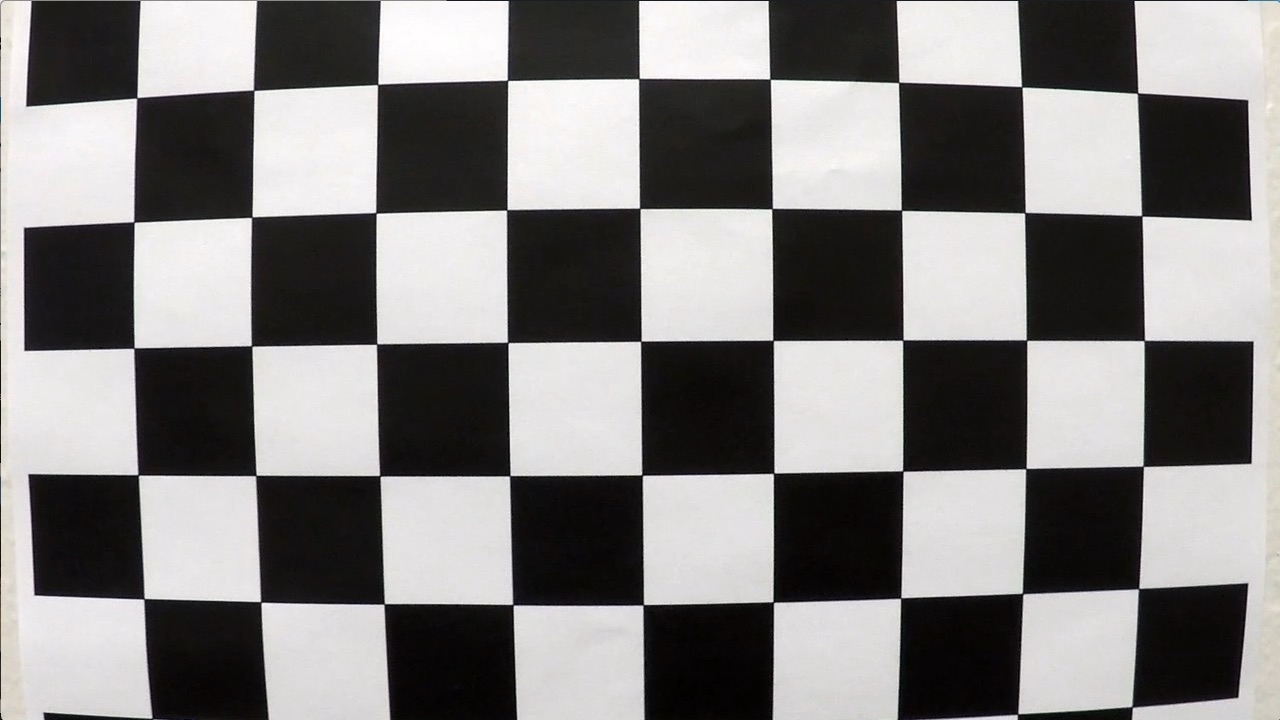
#> input picture camera_cal/calibration1.jpg, 1280 x 720 px; its folder holds only this picture in this run
$ jupyter execute --allow-errors Trial_Project2Submission.ipynb   (shell and % lines are left out)   (older library calls are emulated)
#> lines starting #> are read from the running program, lines starting #| are printed output that depends on the picture; after the words box and inside, x2 and y2 are one past the last pixel; in counts of white or black regions, pixels touching at a corner belong together
This is the project 2 submission code

[cell 1]
import numpy as np
import cv2
import glob
import matplotlib.pyplot as plt

[cell 2]
#THIS IS FPR CAMERA CALIBRATION
# prepare object points, like (0,0,0), (1,0,0), (2,0,0) ....,(6,5,0)
objp = np.zeros((6*9,3), np.float32)
objp[:,:2] = np.mgrid[0:9, 0:6].T.reshape(-1,2)

# Arrays to store object points and image points from all the images.
objpoints = [] # 3d points in real world space
imgpoints = [] # 2d points in image plane.

# Make a list of calibration images
images = glob.glob('camera_cal/calibration*.jpg')

# Step through the list and search for chessboard corners
for idx, fname in enumerate(images):
    img = cv2.imread(fname)
#> img is the input picture: shape (720, 1280, 3); mean B, G, R 127.8, 128.4, 130.1
    gray = cv2.cvtColor(img, cv2.COLOR_BGR2GRAY)

    # Find the chessboard corners
    ret, corners = cv2.findChessboardCorners(gray, (9,6), None)
#> ret = False; corners = None

    # If found, add object points, image points
    if ret == True:
        objpoints.append(objp)
        imgpoints.append(corners)

        # Draw and display the corners
        cv2.drawChessboardCorners(img, (9,6), corners, ret)
        #write_name = 'corners_found'+str(idx)+'.jpg'
        #cv2.imwrite(write_name, img)
        cv2.imshow('img', img)
        cv2.waitKey(500)

cv2.destroyAllWindows()

[cell 3]
#VISULAZING CALIBRATION AND TEST IMAGE
import pickle

# Test undistortion on an image
img = cv2.imread('camera_cal/Test.jpg')
#> (the rest of this cell did not finish here and is left out)

[cell 4]
#UNDISTORT AND PERSPECTIVE TRANSFORM
import pickle
import cv2
import numpy as np
import matplotlib.pyplot as plt
import matplotlib.image as mpimg

[cell 5]
#UNDISTORT AND PERSPECTIVE TRANSFORM

# Read in the saved camera matrix and distortion coefficients
# These are the arrays you calculated using cv2.calibrateCamera()
# and this the adress of cv2.calibrateCamera()::\Users\z5130037\Desktop\Udacity\Camera_calibaration\CarND-Camera-Calibration-master\CarND-Camera-Calibration-master\calibration_wide
dist_pickle = pickle.load( open( "camera_cal\wide_dist_pickle.p", "rb" ) )
#> (reads camera_cal/wide_dist_pickle.p from the repository)
#dist_pickle = pickle.load( open( "wide_dist_pickle.p", "rb" ) )
mtx = dist_pickle["mtx"]
dist = dist_pickle["dist"]
print(mtx)
print(dist)

[cell 6]
#UNDISTORT AND PERSPECTIVE TRANSFORM

# Read in an image
#img = cv2.imread('test_image2.png')
#img = cv2.imread('calibration_wide\test_image.jpg') #this test image has some issue.
img = cv2.imread('camera_cal\Test.jpg')
#img = cv2.imread('test_images\test1.jpg')
#img = cv2.imread('calibration_wide\test_image.jpg')
nx = 9 # the number of inside corners in x
ny = 6 # the number of inside corners in y

#UNDISTORT AND PERSPECTIVE TRANSFORM

# MODIFY THIS FUNCTION TO GENERATE OUTPUT
# THAT LOOKS LIKE THE IMAGE ABOVE
def corners_unwarp(img, nx, ny, mtx, dist):
    # Pass in your image into this function
    # Write code to do the following steps
    # 1) Undistort using mtx and dist
     # Use the OpenCV undistort() function to remove distortion
    undist = cv2.undistort(img, mtx, dist, None, mtx)
    # 2) Convert to grayscale
    # Convert undistorted image to grayscale
    gray = cv2.cvtColor(undist, cv2.COLOR_BGR2GRAY)
    # 3) Find the chessboard corners
    # Search for corners in the grayscaled image
    ret, corners = cv2.findChessboardCorners(gray, (nx, ny), None)
    # 4) If corners found:
    if ret == True:
            # a) draw corners
            # If we found corners, draw them! (just for fun)
        cv2.drawChessboardCorners(undist, (nx, ny), corners, ret)
        # Choose offset from image corners to plot detected corners
        # This should be chosen to present the result at the proper aspect ratio
        # My choice of 100 pixels is not exact, but close enough for our purpose here
        offset = 100 # offset for dst points
        # Grab the image shape
        img_size = (gray.shape[1], gray.shape[0])

            # b) define 4 source points src = np.float32([[,],[,],[,],[,]])
            # For source points I'm grabbing the outer four detected corners
        src = np.float32([corners[0], corners[nx-1], corners[-1], corners[-nx]])
                 #Note: you could pick any four of the detected corners
                 # as long as those four corners define a rectangle
                 #One especially smart way to do this would be to use four well-chosen
                 # corners that were automatically detected during the undistortion steps
                 #We recommend using the automatic detection of corners in your code

            # c) define 4 destination points dst = np.float32([[,],[,],[,],[,]])
        # For destination points, I'm arbitrarily choosing some points to be
        # a nice fit for displaying our warped result
        # again, not exact, but close enough for our purposes
        dst = np.float32([[offset, offset], [img_size[0]-offset, offset],
                                     [img_size[0]-offset, img_size[1]-offset],
                                     [offset, img_size[1]-offset]])
            # d) use cv2.getPerspectiveTransform() to get M, the transform matrix
            # Given src and dst points, calculate the perspective transform matrix
        M = cv2.getPerspectiveTransform(src, dst)
            # e) use cv2.warpPerspective() to warp your image to a top-down view
            # Warp the image using OpenCV warpPerspective()
        warped = cv2.warpPerspective(undist, M, img_size)
    #delete the next two lines

    return warped, M

#UNDISTORT AND PERSPECTIVE TRANSFORM

top_down, perspective_M = corners_unwarp(img, nx, ny, mtx, dist)
f, (ax1, ax2) = plt.subplots(1, 2, figsize=(24, 9))
f.tight_layout()
ax1.imshow(img)
ax1.set_title('Original Image', fontsize=50)
ax2.imshow(top_down)
ax2.set_title('Undistorted and Warped Image', fontsize=50)
plt.subplots_adjust(left=0., right=1, top=0.9, bottom=0.)

[cell 7]
#FRESH UNDISTORT AND PERSPECTIVE TRANSFORM
img = cv2.imread('test_images\straight_lines1.jpg')
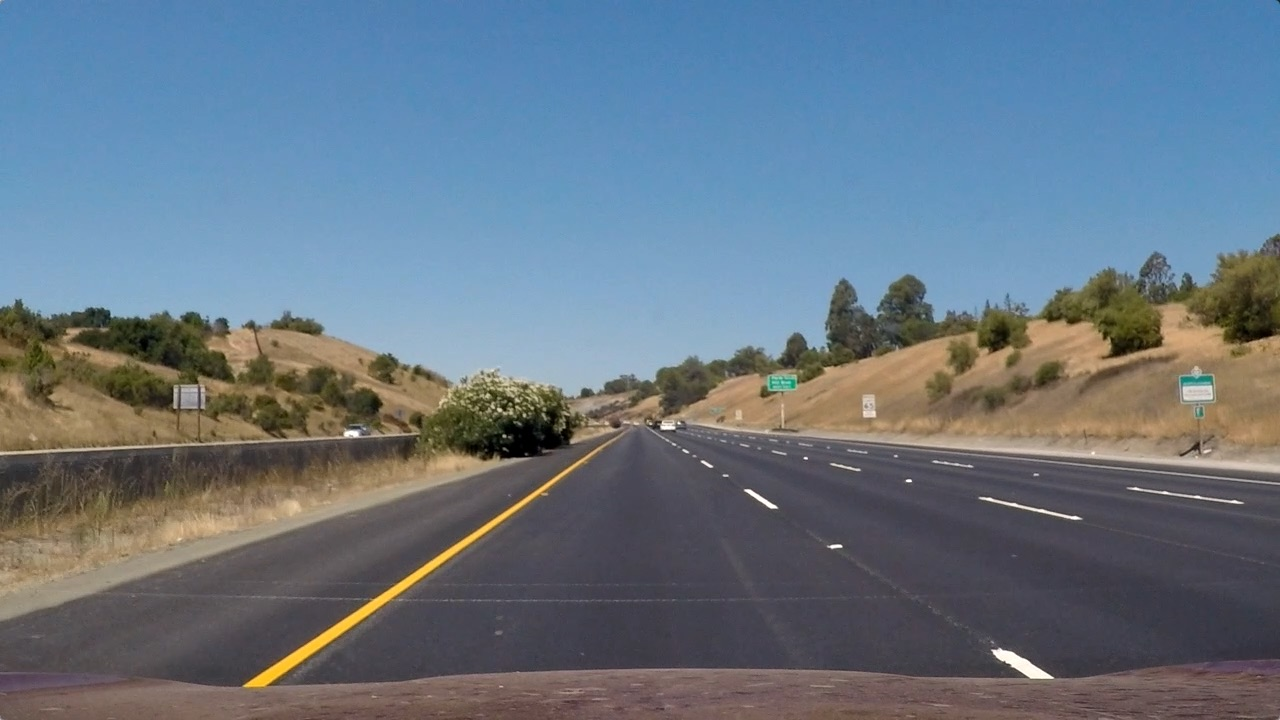
#> input picture test_images/straight_lines1.jpg, 1280 x 720 px, found by its file name
#> img is the input picture: shape (720, 1280, 3); mean B, G, R 131.2, 117.7, 103.2
#img.show(img)
#img = cv2.imread('camera_cal\Test.jpg')

[cell 8]
#FRESH UNDISTORT AND PERSPECTIVE TRANSFORM
img_size = (img.shape[1], img.shape[0])
print(img_size)
#| (1280, 720)

[cell 9]
#FRESH UNDISTORT AND PERSPECTIVE TRANSFORM
h,  w = img.shape[:2]

[cell 10]
#FRESH UNDISTORT AND PERSPECTIVE TRANSFORM
undist = cv2.undistort(img, mtx, dist, None, mtx)

src = np.float32([corners[0], corners[nx-1], corners[-1], corners[-nx]])

dst = np.float32([[offset, offset], [img_size[0]-offset, offset],
                                     [img_size[0]-offset, img_size[1]-offset],
                                     [offset, img_size[1]-offset]])

[cell 11]
#FRESH UNDISTORT AND PERSPECTIVE TRANSFORM
#The points need to be sorted “clockwise”, starting from top-left.
source = np.float32([[581, 478],[699, 478],[896, 675],[384, 675]])
destination = np.float32([[384, 0],[896, 0],[896, 720],[384, 720]])

[cell 12]
#FRESH UNDISTORT AND PERSPECTIVE TRANSFORM
M = cv2.getPerspectiveTransform(source, destination)
warped = cv2.warpPerspective(undist, M, img_size)

[cell 13]
#FRESH UNDISTORT AND PERSPECTIVE TRANSFORM
f, (ax1, ax2) = plt.subplots(1, 2, figsize=(24, 9))
f.tight_layout()
ax1.imshow(warped)
ax1.set_title('Warped', fontsize=50)
ax2.imshow(undist)
ax2.set_title('Undistorted and Warped Image', fontsize=50)
plt.subplots_adjust(left=0., right=1, top=0.9, bottom=0.)

[cell 14]
#COLOR AND GRADIENT THRESHOLD

import matplotlib.pyplot as plt
import matplotlib.image as mpimg
import numpy as np
import cv2
import pickle

[cell 15]
#Reading/ importing the undistorted image
undist_image = undist
#img = mpimg.imread('bridge_shadow_test.jpg') #or you can take it from the undist folder

[cell 16]
# Convert to HLS color space and separate the S channel
# Note: img is the undistorted image
hls = cv2.cvtColor(img, cv2.COLOR_RGB2HLS)
#> hls: shape (720, 1280, 3); mean of channels 0, 1, 2 72.8, 117, 67
h_channel = hls[:,:,0]
l_channel = hls[:,:,1]
s_channel = hls[:,:,2]

[cell 17]
# Explore gradients in other colors spaces / color channels to see what might work better
gray = cv2.cvtColor(img, cv2.COLOR_RGB2GRAY)

[cell 18]
# Sobel x
sobelx = cv2.Sobel(gray, cv2.CV_64F, 1, 0) # Take the derivative in x
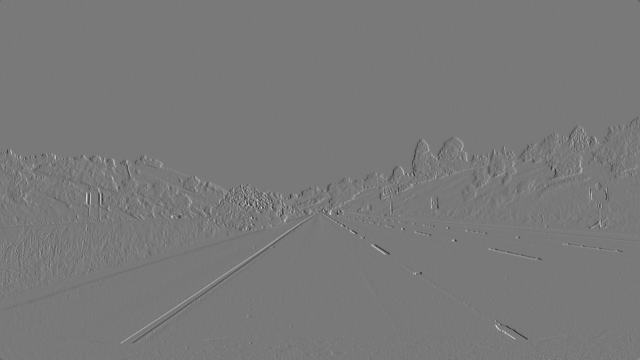
#> sobelx: shape (720, 1280) float64 (shown at 1/2 size); min -604, max 666, mean -0.1; drawn with min black and max white
abs_sobelx = np.absolute(sobelx) # Absolute x derivative to accentuate lines away from horizontal
scaled_sobel = np.uint8(255*abs_sobelx/np.max(abs_sobelx))

[cell 19]
# Threshold x gradient
thresh_min = 10
thresh_max = 100
sxbinary = np.zeros_like(scaled_sobel)
sxbinary[(scaled_sobel >= thresh_min) & (scaled_sobel <= thresh_max)] = 1

[cell 20]
# Threshold color channel
s_thresh_min = 170
s_thresh_max = 255
s_binary = np.zeros_like(s_channel)
s_binary[(s_channel >= s_thresh_min) & (s_channel <= s_thresh_max)] = 1

[cell 21]
# Stack each channel to view their individual contributions in green and blue respectively
# This returns a stack of the two binary images, whose components you can see as different colors
color_binary = np.dstack(( np.zeros_like(sxbinary), sxbinary, s_binary)) * 255

[cell 22]
# Combine the two binary thresholds
combined_binary = np.zeros_like(sxbinary)
combined_binary[(s_binary == 1) | (sxbinary == 1)] = 1

[cell 23]
# Plotting thresholded images
f, (ax1, ax2) = plt.subplots(1, 2, figsize=(20,10))
ax1.set_title('Stacked thresholds')
ax1.imshow(color_binary)
ax2.set_title('Combined S channel and gradient thresholds')
ax2.imshow(combined_binary, cmap='gray')

[cell 24]
#FRESH UNDISTORT AND PERSPECTIVE TRANSFORM
M_new = cv2.getPerspectiveTransform(source, destination)
warped_new = cv2.warpPerspective(combined_binary, M, img_size)
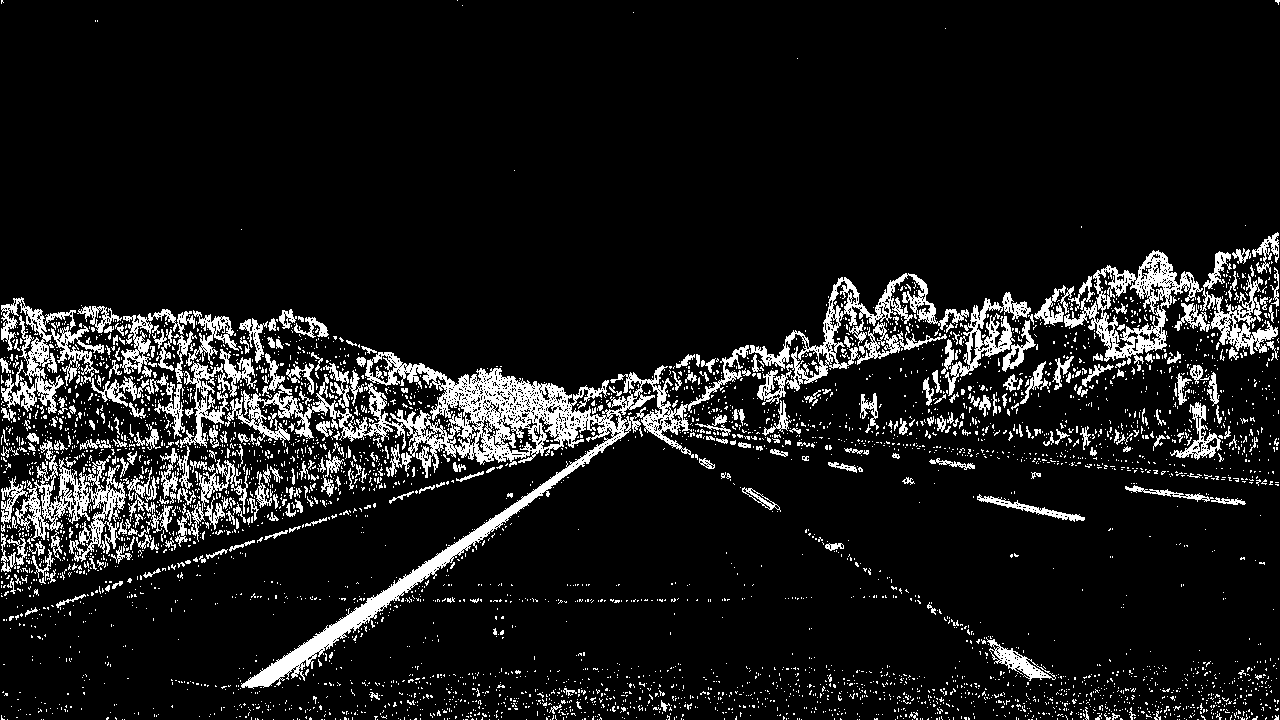
#> combined_binary: shape (720, 1280); values 0 (black) and 1 (white), 10% white; 4665 white regions (4329 under 20 px), largest, box (x1, y1, x2, y2) and area: (225, 345, 749, 689) 22693, (749, 273, 969, 391) 5174, (1064, 250, 1203, 371) 4569

[cell 25]
#FRESH UNDISTORT AND PERSPECTIVE TRANSFORM
f, (ax1, ax2) = plt.subplots(1, 2, figsize=(24, 9))
f.tight_layout()
ax1.imshow(warped_new, cmap='gray')
ax1.set_title('Warped', fontsize=50)
ax2.imshow(combined_binary, cmap='gray')
ax2.set_title('Combined s chanel and gradient thresholds', fontsize=50)
plt.subplots_adjust(left=0., right=1, top=0.9, bottom=0.)
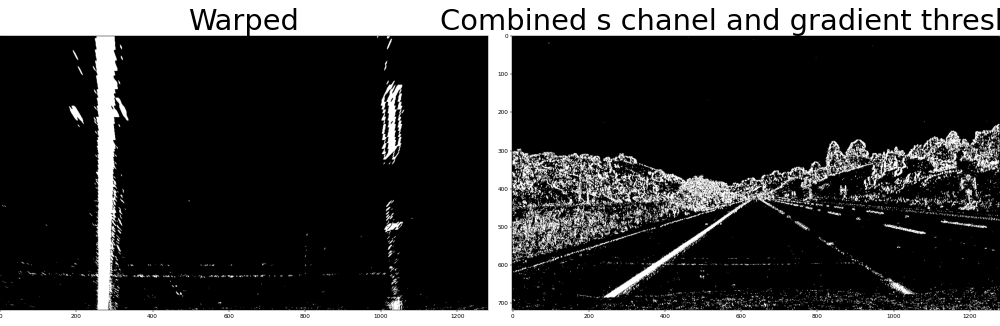
#> figure drawn by matplotlib, 2 panels
#> (the rest of the program and of its run is left out)
